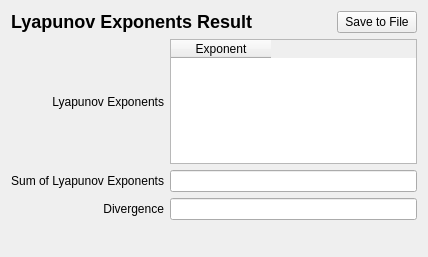
<?xml version="1.0" encoding="UTF-8"?>
<ui version="4.0">
<comment> Begin CVS Header </comment>
<comment>   $Source: /fs/turing/cvs/copasi_dev/cvs_admin/addHeader,v $ </comment>
<comment>   $Revision: 1.13 $ </comment>
<comment>   $Name:  $ </comment>
<comment>   $Author: shoops $ </comment>
<comment>   $Date: 2010/03/21 15:21:13 $ </comment>
<comment> End CVS Header </comment>

<comment> Copyright (C) 2010 by Pedro Mendes, Virginia Tech Intellectual </comment>
<comment> Properties, Inc., University of Heidelberg, and The University </comment>
<comment> of Manchester. </comment>
<comment> All rights reserved. </comment>

 <class>CQLyapResultWidget</class>
 <widget class="CopasiWidget" name="CQLyapResultWidget">
  <property name="geometry">
   <rect>
    <x>0</x>
    <y>0</y>
    <width>428</width>
    <height>257</height>
   </rect>
  </property>
  <property name="windowTitle">
   <string>Lyapunov Exponents Result Window</string>
  </property>
  <layout class="QVBoxLayout" name="verticalLayout">
   <item>
    <layout class="QHBoxLayout" name="horizontalLayout">
     <item>
      <widget class="QLabel" name="mpLblResult">
       <property name="sizePolicy">
        <sizepolicy hsizetype="MinimumExpanding" vsizetype="Preferred">
         <horstretch>0</horstretch>
         <verstretch>0</verstretch>
        </sizepolicy>
       </property>
       <property name="text">
        <string>&lt;!DOCTYPE HTML PUBLIC &quot;-//W3C//DTD HTML 4.0//EN&quot; &quot;http://www.w3.org/TR/REC-html40/strict.dtd&quot;&gt;
&lt;html&gt;&lt;head&gt;&lt;meta name=&quot;qrichtext&quot; content=&quot;1&quot; /&gt;&lt;style type=&quot;text/css&quot;&gt;
p, li { white-space: pre-wrap; }
&lt;/style&gt;&lt;/head&gt;&lt;body style=&quot; font-family:'Lucida Grande'; font-size:13pt; font-weight:400; font-style:normal;&quot;&gt;
&lt;p style=&quot; margin-top:16px; margin-bottom:12px; margin-left:0px; margin-right:0px; -qt-block-indent:0; text-indent:0px;&quot;&gt;&lt;span style=&quot; font-size:x-large; font-weight:600;&quot;&gt;Lyapunov Exponents Result&lt;/span&gt;&lt;/p&gt;&lt;/body&gt;&lt;/html&gt;</string>
       </property>
      </widget>
     </item>
     <item>
      <widget class="QPushButton" name="mSaveButton">
       <property name="sizePolicy">
        <sizepolicy hsizetype="Fixed" vsizetype="Fixed">
         <horstretch>0</horstretch>
         <verstretch>0</verstretch>
        </sizepolicy>
       </property>
       <property name="text">
        <string>Save to File</string>
       </property>
      </widget>
     </item>
    </layout>
   </item>
   <item>
    <layout class="QGridLayout" name="mWidgetLayout">
     <item row="0" column="0">
      <widget class="QLabel" name="mLabelExponents">
       <property name="text">
        <string>Lyapunov Exponents</string>
       </property>
       <property name="alignment">
        <set>Qt::AlignRight|Qt::AlignTrailing|Qt::AlignVCenter</set>
       </property>
      </widget>
     </item>
     <item row="0" column="1">
      <widget class="QTableWidget" name="mTableExponents">
       <property name="sizePolicy">
        <sizepolicy hsizetype="Preferred" vsizetype="Preferred">
         <horstretch>0</horstretch>
         <verstretch>0</verstretch>
        </sizepolicy>
       </property>
       <property name="columnCount">
        <number>1</number>
       </property>
       <column>
        <property name="text">
         <string>Exponent</string>
        </property>
       </column>
      </widget>
     </item>
     <item row="1" column="0">
      <widget class="QLabel" name="mLabelSum">
       <property name="text">
        <string>Sum of Lyapunov Exponents</string>
       </property>
       <property name="alignment">
        <set>Qt::AlignRight|Qt::AlignTrailing|Qt::AlignVCenter</set>
       </property>
      </widget>
     </item>
     <item row="1" column="1">
      <widget class="QLineEdit" name="mLineEditSum">
       <property name="readOnly">
        <bool>true</bool>
       </property>
      </widget>
     </item>
     <item row="2" column="0">
      <widget class="QLabel" name="mLabelDivergence">
       <property name="text">
        <string>Divergence</string>
       </property>
       <property name="alignment">
        <set>Qt::AlignRight|Qt::AlignTrailing|Qt::AlignVCenter</set>
       </property>
      </widget>
     </item>
     <item row="2" column="1">
      <widget class="QLineEdit" name="mLineEditDivergence">
       <property name="readOnly">
        <bool>true</bool>
       </property>
      </widget>
     </item>
     <item row="3" column="0">
      <spacer name="spacer">
       <property name="orientation">
        <enum>Qt::Horizontal</enum>
       </property>
       <property name="sizeHint" stdset="0">
        <size>
         <width>40</width>
         <height>20</height>
        </size>
       </property>
      </spacer>
     </item>
     <item row="3" column="1">
      <widget class="QLabel" name="mLabelComment">
       <property name="text">
        <string/>
       </property>
       <property name="wordWrap">
        <bool>true</bool>
       </property>
      </widget>
     </item>
    </layout>
   </item>
  </layout>
 </widget>
 <customwidgets>
  <customwidget>
   <class>CopasiWidget</class>
   <extends>QWidget</extends>
   <header>copasi/UI/copasiWidget.h</header>
   <container>1</container>
  </customwidget>
 </customwidgets>
 <resources/>
 <connections>
  <connection>
   <sender>mSaveButton</sender>
   <signal>clicked()</signal>
   <receiver>CQLyapResultWidget</receiver>
   <slot>saveToFile()</slot>
   <hints>
    <hint type="sourcelabel">
     <x>520</x>
     <y>30</y>
    </hint>
    <hint type="destinationlabel">
     <x>517</x>
     <y>4</y>
    </hint>
   </hints>
  </connection>
 </connections>
 <slots>
  <slot>saveToFile()</slot>
 </slots>
</ui>
